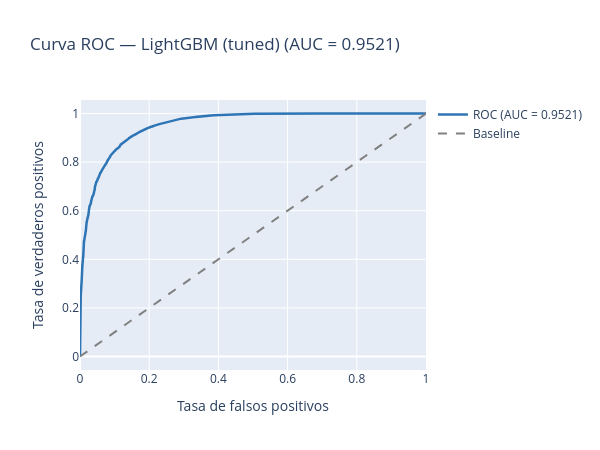

The notebook cell saved with this chart:
### Markdown cell above
---
### Métricas del modelo — Curva ROC y comparativa

### Code cell
# Curva ROC interactiva
y_prob = modelo.predict_proba(X_test)[:, 1]
fpr, tpr, _ = roc_curve(y_test, y_prob)
roc_auc_val = auc(fpr, tpr)

fig_roc = go.Figure()
fig_roc.add_trace(go.Scatter(
    x=fpr, y=tpr, mode='lines',
    name=f'ROC (AUC = {roc_auc_val:.4f})',
    line=dict(color='#2E75B6', width=2.5)
))
fig_roc.add_trace(go.Scatter(
    x=[0,1], y=[0,1], mode='lines',
    line=dict(color='gray', dash='dash'), name='Baseline'
))
fig_roc.update_layout(
    title=f'Curva ROC — {meta["model"]} (AUC = {roc_auc_val:.4f})',
    xaxis_title='Tasa de falsos positivos',
    yaxis_title='Tasa de verdaderos positivos',
    height=450, width=600
)
fig_roc.show()
fig_roc.write_html(OUT_DIR / 'viz_05_roc.html')

# Tabla de métricas
try:
    import pandas as pd
    comp = pd.read_csv(OUT_DIR / 'metrics_comparison.csv')
    print('Comparativa de modelos:')
    print(comp.to_string(index=False, float_format='{:.4f}'.format))
except:
    print('metrics_comparison.csv no encontrado — ejecuta 4.Modelamiento.ipynb')

### Figure 1 — Plotly figure (JSON) as saved in the notebook; plotly's stock layout.template omitted (floating-point values rounded to 4 significant figures; data arrays with more than 128 entries replaced by an {"elided": "..."} marker saying what was removed)
{"data": [{"line": {"color": "#2E75B6", "width": 2.5}, "mode": "lines", "name": "ROC (AUC = 0.9521)", "type": "scatter", "x": {"elided": "3232 float values"}, "y": {"elided": "3232 float values"}}, {"line": {"color": "gray", "dash": "dash"}, "mode": "lines", "name": "Baseline", "type": "scatter", "x": [0, 1], "y": [0, 1]}], "layout": {"height": 450, "title": {"text": "Curva ROC — LightGBM (tuned) (AUC = 0.9521)"}, "width": 600, "xaxis": {"title": {"text": "Tasa de falsos positivos"}}, "yaxis": {"title": {"text": "Tasa de verdaderos positivos"}}}}
